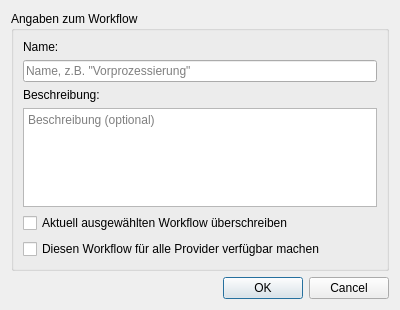
<?xml version="1.0" encoding="UTF-8"?>
<ui version="4.0">
 <class>providerScriptsSaveDialog</class>
 <widget class="QDialog" name="providerScriptsSaveDialog">
  <property name="windowModality">
   <enum>Qt::WindowModal</enum>
  </property>
  <property name="geometry">
   <rect>
    <x>0</x>
    <y>0</y>
    <width>400</width>
    <height>310</height>
   </rect>
  </property>
  <property name="windowTitle">
   <string>Workflow speichern</string>
  </property>
  <layout class="QGridLayout" name="gridLayout">
   <item row="1" column="0">
    <widget class="QDialogButtonBox" name="buttonBox_save_providerscript_set">
     <property name="orientation">
      <enum>Qt::Horizontal</enum>
     </property>
     <property name="standardButtons">
      <set>QDialogButtonBox::Cancel|QDialogButtonBox::Ok</set>
     </property>
    </widget>
   </item>
   <item row="0" column="0">
    <widget class="QGroupBox" name="groupBox_providerscript_set_description">
     <property name="title">
      <string>Angaben zum Workflow</string>
     </property>
     <layout class="QGridLayout" name="gridLayout_2">
      <item row="1" column="0">
       <widget class="QLineEdit" name="lineEdit_providerscript_set_name">
        <property name="placeholderText">
         <string>Name, z.B. &quot;Vorprozessierung&quot;</string>
        </property>
        <property name="clearButtonEnabled">
         <bool>true</bool>
        </property>
       </widget>
      </item>
      <item row="0" column="0">
       <widget class="QLabel" name="label">
        <property name="text">
         <string>Name: </string>
        </property>
       </widget>
      </item>
      <item row="2" column="0">
       <widget class="QLabel" name="label_2">
        <property name="text">
         <string>Beschreibung: </string>
        </property>
       </widget>
      </item>
      <item row="4" column="0">
       <widget class="QCheckBox" name="checkBox_overwrite_current_workflow">
        <property name="text">
         <string>Aktuell ausgewählten Workflow überschreiben</string>
        </property>
       </widget>
      </item>
      <item row="3" column="0">
       <widget class="QPlainTextEdit" name="plainTextEdit_providerscript_set_description">
        <property name="placeholderText">
         <string>Beschreibung (optional)</string>
        </property>
       </widget>
      </item>
      <item row="5" column="0">
       <widget class="QCheckBox" name="checkBox_providerscript_set_is_global">
        <property name="text">
         <string>Diesen Workflow für alle Provider verfügbar machen</string>
        </property>
       </widget>
      </item>
     </layout>
    </widget>
   </item>
  </layout>
 </widget>
 <resources/>
 <connections>
  <connection>
   <sender>buttonBox_save_providerscript_set</sender>
   <signal>accepted()</signal>
   <receiver>providerScriptsSaveDialog</receiver>
   <slot>accept()</slot>
   <hints>
    <hint type="sourcelabel">
     <x>248</x>
     <y>254</y>
    </hint>
    <hint type="destinationlabel">
     <x>157</x>
     <y>274</y>
    </hint>
   </hints>
  </connection>
  <connection>
   <sender>buttonBox_save_providerscript_set</sender>
   <signal>rejected()</signal>
   <receiver>providerScriptsSaveDialog</receiver>
   <slot>reject()</slot>
   <hints>
    <hint type="sourcelabel">
     <x>316</x>
     <y>260</y>
    </hint>
    <hint type="destinationlabel">
     <x>286</x>
     <y>274</y>
    </hint>
   </hints>
  </connection>
 </connections>
</ui>
